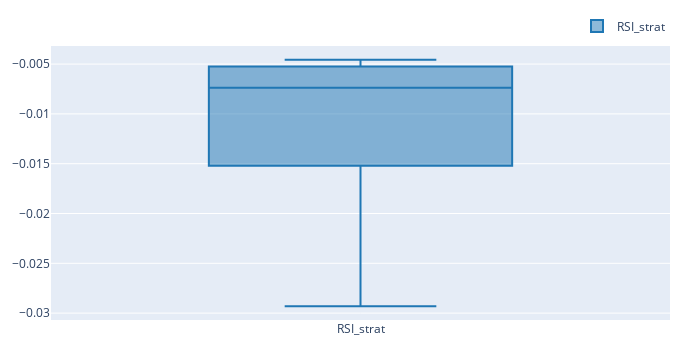

Notebook code for this chart:
### Markdown cell above
#### BoxPlot

### Code cell
rsi_res = rsi_ind.run(
        btc_price,
        window=14, 
        entry=20, # from previous heatmap
        exit=80,
        param_product=True)
rsi_entries = rsi_res.entries
rsi_exits = rsi_res.exits
rsi_entries.iloc[-1,:] = True

rsi_pf = vbt.Portfolio.from_signals(
        btc_price,
        rsi_entries,
        rsi_exits,
        freq='1T',
        fees=0.001)

# taking average all the windows
rsi_tot_returns = rsi_pf.total_return()

print(rsi_tot_returns)
# Plotting BoxPlot
box = vbt.plotting.Box(
            data=rsi_tot_returns,
            trace_names=['RSI_strat']
            )
box.fig.show()

### Figure 1 — Plotly figure (JSON) as saved in the notebook; plotly's stock layout.template omitted (floating-point values rounded to 4 significant figures)
{"data": [{"name": "RSI_strat", "showlegend": true, "type": "box", "uid": "ef9fe344-dbc1-4f9d-b214-cc626ed43dbf", "y": [-0.01612, -0.01492, -0.01534, -0.01484, -0.01562, -0.01635, -0.01411, -0.0152, -0.0152, -0.0152, -0.0152, -0.0152, -0.0152, -0.0152, -0.0152, -0.0152, -0.0152, -0.0152, -0.01544, -0.0152, -0.0152, -0.0152, -0.0152, -0.01344, -0.01359, -0.01351, -0.01148, -0.01127, -0.01693, -0.01954, -0.02932, -0.02405, -0.02411, -0.01902, -0.01902, -0.01902, -0.01902, -0.01902, -0.0178, -0.01049, -0.005127, -0.00524, -0.00524, -0.00524, -0.00524, -0.00524, -0.00524, -0.00524, -0.00524, -0.00524, -0.00524, -0.00524, -0.00524, -0.00524, -0.007356, -0.00524, -0.00524, -0.006714, -0.00524, -0.00524, -0.00524, -0.00524, -0.00524, -0.00524, -0.00524, -0.00524, -0.005514, -0.004561, -0.004561, -0.004561, -0.006198, -0.004561, -0.004574, -0.00777, -0.006358, -0.006465, -0.005606, -0.008398, -0.007252, -0.007174, -0.006162, -0.006351, -0.008046, -0.008078, -0.007336, -0.007734, -0.007499, -0.007435, -0.008179, -0.007413, -0.006649, -0.007149, -0.007638, -0.006167, -0.005255, -0.004752, -0.005104, -0.005679, -0.005332, -0.004665]}], "layout": {"height": 350, "legend": {"orientation": "h", "traceorder": "normal", "x": 1, "xanchor": "right", "y": 1.02, "yanchor": "bottom"}, "margin": {"b": 30, "l": 30, "r": 30, "t": 30}, "width": 700}}
